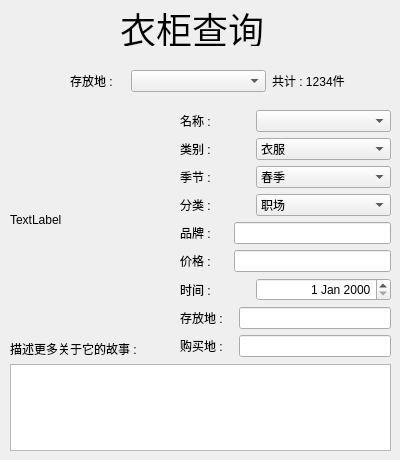
<?xml version="1.0" encoding="UTF-8"?>
<ui version="4.0">
 <class>wardrobeDialog</class>
 <widget class="QDialog" name="wardrobeDialog">
  <property name="geometry">
   <rect>
    <x>0</x>
    <y>0</y>
    <width>400</width>
    <height>460</height>
   </rect>
  </property>
  <property name="windowTitle">
   <string>Dialog</string>
  </property>
  <widget class="QLabel" name="label_11">
   <property name="geometry">
    <rect>
     <x>120</x>
     <y>10</y>
     <width>144</width>
     <height>36</height>
    </rect>
   </property>
   <property name="font">
    <font>
     <pointsize>27</pointsize>
    </font>
   </property>
   <property name="text">
    <string>衣柜查询</string>
   </property>
  </widget>
  <widget class="QWidget" name="layoutWidget">
   <property name="geometry">
    <rect>
     <x>10</x>
     <y>340</y>
     <width>381</width>
     <height>111</height>
    </rect>
   </property>
   <layout class="QVBoxLayout" name="verticalLayout">
    <item>
     <widget class="QLabel" name="label_10">
      <property name="text">
       <string>描述更多关于它的故事 : </string>
      </property>
     </widget>
    </item>
    <item>
     <widget class="QTextEdit" name="textEdit"/>
    </item>
   </layout>
  </widget>
  <widget class="QLabel" name="label">
   <property name="geometry">
    <rect>
     <x>10</x>
     <y>110</y>
     <width>160</width>
     <height>220</height>
    </rect>
   </property>
   <property name="text">
    <string>TextLabel</string>
   </property>
  </widget>
  <widget class="QWidget" name="layoutWidget_2">
   <property name="geometry">
    <rect>
     <x>180</x>
     <y>110</y>
     <width>211</width>
     <height>248</height>
    </rect>
   </property>
   <layout class="QVBoxLayout" name="verticalLayout_2">
    <item>
     <layout class="QHBoxLayout" name="horizontalLayout">
      <item>
       <widget class="QLabel" name="label_3">
        <property name="text">
         <string>名称 :     </string>
        </property>
       </widget>
      </item>
      <item>
       <widget class="QComboBox" name="comboBox_5">
        <property name="minimumSize">
         <size>
          <width>135</width>
          <height>0</height>
         </size>
        </property>
        <property name="maximumSize">
         <size>
          <width>135</width>
          <height>16777215</height>
         </size>
        </property>
       </widget>
      </item>
     </layout>
    </item>
    <item>
     <layout class="QHBoxLayout" name="horizontalLayout_9">
      <item>
       <widget class="QLabel" name="label_12">
        <property name="text">
         <string>类别 :     </string>
        </property>
       </widget>
      </item>
      <item>
       <widget class="QComboBox" name="comboBox">
        <property name="minimumSize">
         <size>
          <width>135</width>
          <height>0</height>
         </size>
        </property>
        <property name="maximumSize">
         <size>
          <width>135</width>
          <height>16777215</height>
         </size>
        </property>
        <item>
         <property name="text">
          <string>衣服</string>
         </property>
        </item>
        <item>
         <property name="text">
          <string>饰品</string>
         </property>
        </item>
        <item>
         <property name="text">
          <string>包包</string>
         </property>
        </item>
        <item>
         <property name="text">
          <string>化妆品</string>
         </property>
        </item>
        <item>
         <property name="text">
          <string>鞋帽</string>
         </property>
        </item>
        <item>
         <property name="text">
          <string>其他</string>
         </property>
        </item>
       </widget>
      </item>
     </layout>
    </item>
    <item>
     <layout class="QHBoxLayout" name="horizontalLayout_2">
      <item>
       <widget class="QLabel" name="label_4">
        <property name="text">
         <string>季节 : </string>
        </property>
       </widget>
      </item>
      <item>
       <widget class="QComboBox" name="comboBox_2">
        <property name="minimumSize">
         <size>
          <width>135</width>
          <height>0</height>
         </size>
        </property>
        <property name="maximumSize">
         <size>
          <width>135</width>
          <height>16777215</height>
         </size>
        </property>
        <item>
         <property name="text">
          <string>春季</string>
         </property>
        </item>
        <item>
         <property name="text">
          <string>夏季</string>
         </property>
        </item>
        <item>
         <property name="text">
          <string>秋季</string>
         </property>
        </item>
        <item>
         <property name="text">
          <string>冬季</string>
         </property>
        </item>
       </widget>
      </item>
     </layout>
    </item>
    <item>
     <layout class="QHBoxLayout" name="horizontalLayout_3">
      <item>
       <widget class="QLabel" name="label_5">
        <property name="text">
         <string>分类 : </string>
        </property>
       </widget>
      </item>
      <item>
       <widget class="QComboBox" name="comboBox_3">
        <property name="minimumSize">
         <size>
          <width>135</width>
          <height>0</height>
         </size>
        </property>
        <property name="maximumSize">
         <size>
          <width>135</width>
          <height>16777215</height>
         </size>
        </property>
        <item>
         <property name="text">
          <string>职场</string>
         </property>
        </item>
        <item>
         <property name="text">
          <string>休闲</string>
         </property>
        </item>
        <item>
         <property name="text">
          <string>运动</string>
         </property>
        </item>
        <item>
         <property name="text">
          <string>宴会</string>
         </property>
        </item>
        <item>
         <property name="text">
          <string>其他</string>
         </property>
        </item>
       </widget>
      </item>
     </layout>
    </item>
    <item>
     <layout class="QHBoxLayout" name="horizontalLayout_4">
      <item>
       <widget class="QLabel" name="label_6">
        <property name="text">
         <string>品牌 :     </string>
        </property>
       </widget>
      </item>
      <item>
       <widget class="QLineEdit" name="lineEdit_2">
        <property name="alignment">
         <set>Qt::AlignRight|Qt::AlignTrailing|Qt::AlignVCenter</set>
        </property>
       </widget>
      </item>
     </layout>
    </item>
    <item>
     <layout class="QHBoxLayout" name="horizontalLayout_5">
      <item>
       <widget class="QLabel" name="label_7">
        <property name="text">
         <string>价格 :     </string>
        </property>
       </widget>
      </item>
      <item>
       <widget class="QLineEdit" name="lineEdit_3">
        <property name="alignment">
         <set>Qt::AlignRight|Qt::AlignTrailing|Qt::AlignVCenter</set>
        </property>
       </widget>
      </item>
     </layout>
    </item>
    <item>
     <layout class="QHBoxLayout" name="horizontalLayout_7">
      <item>
       <widget class="QLabel" name="label_8">
        <property name="text">
         <string>时间 : </string>
        </property>
       </widget>
      </item>
      <item>
       <widget class="QDateEdit" name="dateEdit">
        <property name="minimumSize">
         <size>
          <width>135</width>
          <height>0</height>
         </size>
        </property>
        <property name="maximumSize">
         <size>
          <width>135</width>
          <height>16777215</height>
         </size>
        </property>
        <property name="alignment">
         <set>Qt::AlignRight|Qt::AlignTrailing|Qt::AlignVCenter</set>
        </property>
       </widget>
      </item>
     </layout>
    </item>
    <item>
     <layout class="QHBoxLayout" name="horizontalLayout_6">
      <item>
       <widget class="QLabel" name="label_9">
        <property name="text">
         <string>存放地 :   </string>
        </property>
       </widget>
      </item>
      <item>
       <widget class="QLineEdit" name="lineEdit_4">
        <property name="alignment">
         <set>Qt::AlignRight|Qt::AlignTrailing|Qt::AlignVCenter</set>
        </property>
       </widget>
      </item>
     </layout>
    </item>
    <item>
     <layout class="QHBoxLayout" name="horizontalLayout_8">
      <item>
       <widget class="QLabel" name="label_13">
        <property name="text">
         <string>购买地 :   </string>
        </property>
       </widget>
      </item>
      <item>
       <widget class="QLineEdit" name="lineEdit_5">
        <property name="alignment">
         <set>Qt::AlignRight|Qt::AlignTrailing|Qt::AlignVCenter</set>
        </property>
       </widget>
      </item>
     </layout>
    </item>
   </layout>
  </widget>
  <widget class="QWidget" name="">
   <property name="geometry">
    <rect>
     <x>70</x>
     <y>70</y>
     <width>275</width>
     <height>22</height>
    </rect>
   </property>
   <layout class="QHBoxLayout" name="horizontalLayout_10">
    <item>
     <widget class="QLabel" name="label_23">
      <property name="text">
       <string>存放地 :</string>
      </property>
     </widget>
    </item>
    <item>
     <widget class="QComboBox" name="comboBox_4">
      <property name="minimumSize">
       <size>
        <width>135</width>
        <height>0</height>
       </size>
      </property>
      <property name="maximumSize">
       <size>
        <width>135</width>
        <height>16777215</height>
       </size>
      </property>
     </widget>
    </item>
    <item>
     <widget class="QLabel" name="label_14">
      <property name="text">
       <string>共计 : 1234件</string>
      </property>
     </widget>
    </item>
   </layout>
  </widget>
 </widget>
 <resources/>
 <connections/>
</ui>
